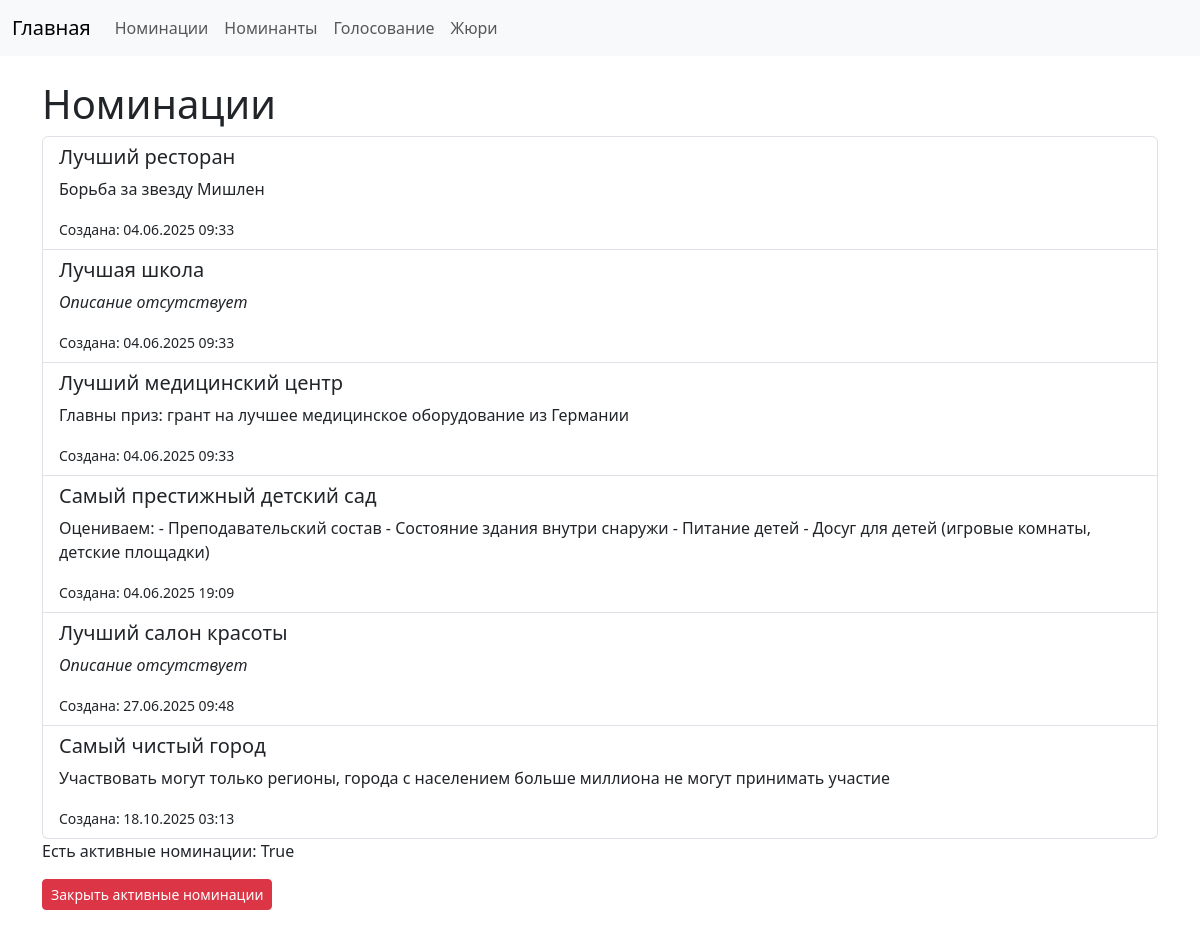
/nomination/nominations/, run on the app's committed database.
### nomination/models.py (models this page shows, shortened)
class Nomination(models.Model):
    name = models.CharField(_('Название номинации'), max_length=200)
    description = models.TextField(_('Описание'), blank=True)
    created_date = models.DateTimeField(_('Дата создания'), default=timezone.now)
    end_date = models.DateTimeField(_('Дата завершения'), blank=True, null=True)
    class Meta:
        verbose_name = _('Номинация')
        verbose_name_plural = _('Номинации')

### nomination/views.py (the view)
# urls.py: path('nominations/', views.nominations_view, name='nominations'),
def nominations_view(request):
    nominations = Nomination.objects.prefetch_related('nominees').all()
    active_exists = nominations.filter(end_date__isnull=True).exists()
    context = {
        'nominations': nominations,
        'active_exists': active_exists,
    }
    return render(request, 'nomination/nominations.html', context)

### nomination/templates/nomination/nominations.html (shortened to what this page needs)
{% extends 'base.html' %}
{% block content %}
<h1>Номинации</h1>
{% if nominations %}
    <ul class="list-group">
        {% for nomination in nominations %}
            <li class="list-group-item">
                <h5>{{ nomination.name }}</h5>
                {% if nomination.description %}
                    <p>{{ nomination.description }}</p>
                {% else %}
                    <p><em>Описание отсутствует</em></p>
                {% endif %}
                <small>Создана: {{ nomination.created_date|date:"d.m.Y H:i" }}</small>
            </li>
        {% endfor %}
    </ul>
{% else %}
    <p>Номинации отсутствуют.</p>
{% endif %}
<p>Есть активные номинации: {{ active_exists }}</p>
<p>
  {% if updated %}
    <span class="text-danger">Активные номинации закрыты!</span>
  {% else %}
    <a href="?update=1" class="btn btn-danger btn-sm">Закрыть активные номинации</a>
  {% endif %}
</p>
{% endblock %}

### data on the page
Nomination: name "Лучший ресторан", description "Борьба за звезду Мишлен", created_date "04.06.2025 09:33"
Nomination: name "Лучшая школа", description "Описание отсутствует", created_date "04.06.2025 09:33"
Nomination: name "Лучший медицинский центр", description "Главны приз: грант на лучшее медицинское оборудование из Германии", created_date "04.06.2025 09:33"
Nomination: name "Самый престижный детский сад", description "Оцениваем: - Преподавательский состав - Состояние здания внутри снаружи - Питание детей - Досуг для детей (игровые комнаты, детские площадки)", created_date "04.06.2025 19:09"
Nomination: name "Лучший салон красоты", description "Описание отсутствует", created_date "27.06.2025 09:48"
Nomination: name "Самый чистый город", description "Участвовать могут только регионы, города с населением больше миллиона не могут принимать участие", created_date "18.10.2025 03:13"

### other printed values
{{ active_exists }} "True"
